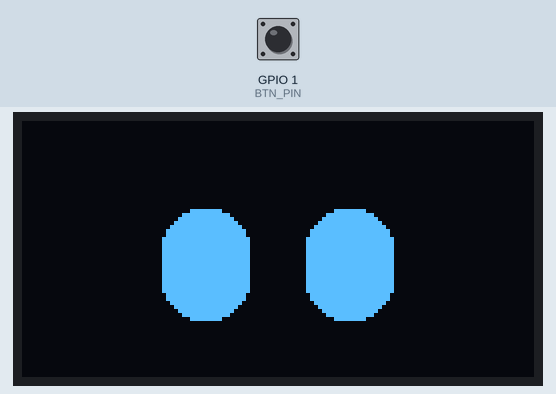
A sketch run on a simulated ESP32. On the bench: 128×64 one-colour display. The test bench sets the inputs (shaded band); at power-on: GPIO 1 (BTN_PIN) HIGH. Random numbers use the default seed unless the sketch sets one.

Above: at 4.2 s.
4.3 s: GPIO 1 (BTN_PIN) pulled LOW for 0.15 s
At 4.86 s:
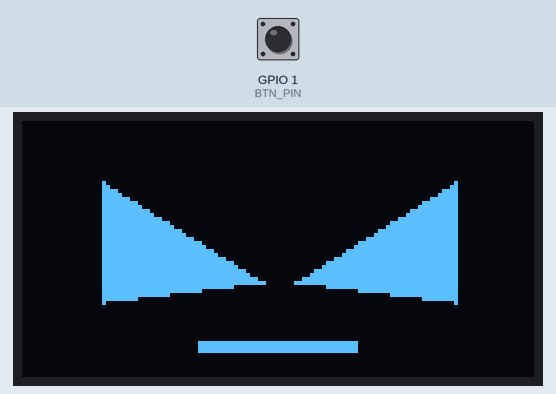
5.0 s: GPIO 1 (BTN_PIN) pulled LOW for 1 s
At 5.24 s:
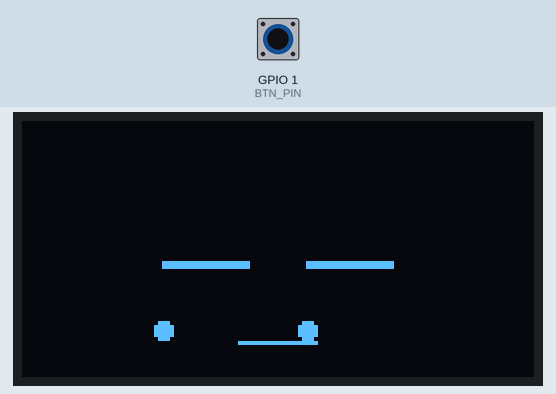
6.6 s: GPIO 1 (BTN_PIN) pulled LOW for 0.15 s
At 6.86 s:
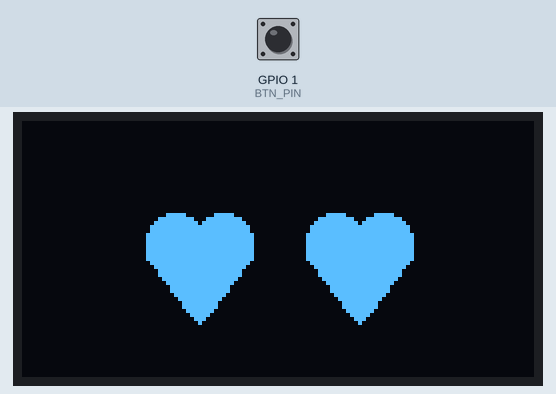
7.3 s: GPIO 1 (BTN_PIN) pulled LOW for 1 s
At 15.5 s:
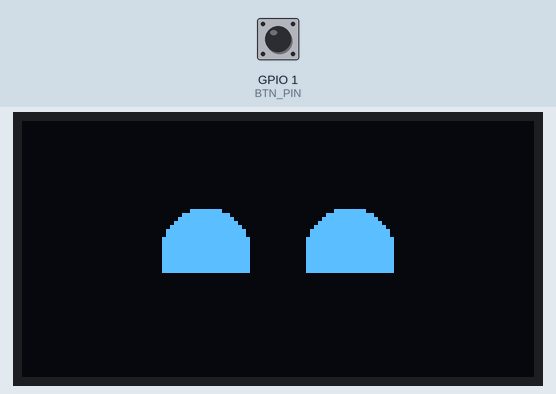
Timing chart, 0 to 16.6 s (numbered marks = the images above; inputs shaded):
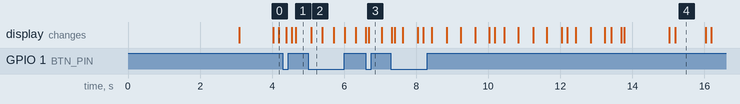

The sketch:

robot1.ino
```cpp
#include <Wire.h>
#include <Adafruit_GFX.h>
#include <Adafruit_SSD1306.h>

#define SCREEN_WIDTH 128
#define SCREEN_HEIGHT 64
#define SDA_PIN 8
#define SCL_PIN 9
#define BTN_PIN 1

Adafruit_SSD1306 display(SCREEN_WIDTH, SCREEN_HEIGHT, &Wire, -1);

enum State { IDLE, DROWSY, SLEEP, CURIOUS, EMOTION };
State robotState = IDLE;

unsigned long lastActivityTime = 0, stateTimer = 0;
int emotionType = 0;
float currentEyeOffset = 0;
int targetEyeOffset = 0;
float lerpSpeed = 0.25;

bool lastBtnState = HIGH;
bool isSmiling = false;

struct Particle { float x, y, speed; };
Particle tears[2];
Particle hearts[6];
Particle sleepZ[6];

void setup() {
  Wire.begin(SDA_PIN, SCL_PIN);
  pinMode(BTN_PIN, INPUT_PULLUP);
  display.begin(SSD1306_SWITCHCAPVCC, 0x3C);

  // --- MÀN HÌNH CHÀO ---
  display.clearDisplay();
  display.setTextSize(1);
  display.setTextColor(WHITE);
  display.setCursor(15, 15);
  display.print("ROBOT tuong tac");
  display.setTextSize(2);
  display.setCursor(20, 35);
  display.print("CAM XUC");
  display.display();
  delay(3000);

  // Khởi tạo các hạt
  for(int i=0; i<2; i++) { tears[i] = { (float)(35 + i*36), 52.0, (float)(random(10, 25)/10.0) }; }
  for(int i=0; i<6; i++) {
    hearts[i] = { (float)random(10, 118), (float)random(-64, 0), (float)(random(15, 30)/10.0) };
    // Chữ Z bắt đầu rơi từ phía trên màn hình (y < 0)
    sleepZ[i] = { (float)random(10, 110), (float)random(-100, 0), (float)(random(8, 15)/10.0) };
  }

  lastActivityTime = millis();
}

void loop() {
  checkTouch();
  updateFSM();

  if (abs(targetEyeOffset - currentEyeOffset) > 0.05) {
    currentEyeOffset += (targetEyeOffset - currentEyeOffset) * lerpSpeed;
  }

  renderRobot();
}

void checkTouch() {
  bool currentBtnState = digitalRead(BTN_PIN);
  if (currentBtnState == LOW && lastBtnState == HIGH) {
    delay(50);
    if (robotState == SLEEP || robotState == DROWSY) {
      robotState = CURIOUS; stateTimer = millis();
    } else {
      robotState = EMOTION;
      emotionType = (emotionType + 1) % 4;
      stateTimer = millis();
      if(emotionType == 3) {
        for(int i=0; i<6; i++) { hearts[i].y = random(-64, 0); }
      }
    }
    lastActivityTime = millis();
  }
  lastBtnState = currentBtnState;
}

void updateFSM() {
  unsigned long inactiveTime = millis() - lastActivityTime;
  if (robotState != EMOTION && robotState != CURIOUS) {
    if (inactiveTime > 20000) { robotState = CURIOUS; stateTimer = millis(); }
    else if (inactiveTime > 14000) robotState = SLEEP;
    else if (inactiveTime > 10000) robotState = DROWSY;
    else robotState = IDLE;
  }
  if ((robotState == EMOTION || robotState == CURIOUS) && (millis() - stateTimer > 6000)) {
    robotState = IDLE; lastActivityTime = millis();
  }
}

void renderRobot() {
  display.clearDisplay();
  switch (robotState) {
    case IDLE:
      if (millis() % 1500 < 20) {
        targetEyeOffset = random(-15, 16);
        isSmiling = (random(0, 10) < 3);
      }
      drawOriginalEyes((int)currentEyeOffset);
      break;
    case DROWSY:
      drawDrowsyEyes();
      break;
    case SLEEP:
      drawSleepEyes();
      break;
    case CURIOUS: {
      int curiousDir = (millis() % 600 < 300) ? -15 : 15;
      if (millis() % 400 < 80) {
        display.fillRect(42 + curiousDir - 10, 32, 20, 4, WHITE);
        display.fillRect(86 + curiousDir - 10, 32, 20, 4, WHITE);
      } else {
        drawCuriousEyes(curiousDir);
      }
      break;
    }
    case EMOTION:
      drawEmotions();
      break;
  }
  display.display();
}

void drawOriginalEyes(int offset) {
  if (millis() % 4000 < 150) {
    display.fillRect(35+offset, 32, 22, 4, WHITE);
    display.fillRect(71+offset, 32, 22, 4, WHITE);
  } else {
    display.fillRoundRect(35+offset, 22, 22, 28, 10, WHITE);
    display.fillRoundRect(71+offset, 22, 22, 28, 10, WHITE);
    if (isSmiling) {
      display.fillRect(35+offset, 38, 22, 12, BLACK);
      display.fillRect(71+offset, 38, 22, 12, BLACK);
    }
  }
}

void drawCuriousEyes(int offset) {
  display.fillCircle(42 + offset, 32, 14, WHITE);
  display.fillCircle(86 + offset, 32, 14, WHITE);
  display.fillCircle(42 + offset, 32, 3, BLACK);
  display.fillCircle(86 + offset, 32, 3, BLACK);
}

void drawSleepEyes() {
  display.drawFastHLine(35, 35, 22, WHITE);
  display.drawFastHLine(71, 35, 22, WHITE);

  // Hiệu ứng chữ z rơi từ đỉnh màn hình
  display.setTextSize(1);
  for(int i=0; i<6; i++) {
    display.setCursor(sleepZ[i].x, (int)sleepZ[i].y);
    display.print("z");
    sleepZ[i].y += sleepZ[i].speed;
    if(sleepZ[i].y > 64) {
      sleepZ[i].y = -10; // Reset lên trên đỉnh màn hình
      sleepZ[i].x = random(5, 120);
    }
  }

  display.drawCircle(64, 45, 2, WHITE);
  int d = (millis() / 200) % 12;
  display.fillCircle(64, 48 + d, 1, WHITE);
}

void drawDrowsyEyes() {
  if (millis() % 600 < 100) {
    display.fillRect(35, 32, 22, 4, WHITE);
    display.fillRect(71, 32, 22, 4, WHITE);
  } else {
    display.fillRoundRect(35, 30, 22, 8, 3, WHITE);
    display.fillRoundRect(71, 30, 22, 8, 3, WHITE);
  }
  display.drawCircle(64, 50, 4, WHITE);
}

// Vẽ trái tim đặc hoàn toàn
void drawHeart(int x, int y, int size) {
  display.fillCircle(x - size/2, y, size/2, WHITE);
  display.fillCircle(x + size/2, y, size/2, WHITE);
  display.fillTriangle(x - size, y + size/4, x + size, y + size/4, x, y + size, WHITE);
}

void drawEmotions() {
  switch (emotionType) {
    case 0: { // VUI
      int bounce = (millis() % 800 < 400) ? 0 : -3;
      if (millis() % 2000 < 150) {
        display.fillRect(35, 35 + bounce, 22, 4, WHITE);
        display.fillRect(71, 35 + bounce, 22, 4, WHITE);
      } else {
        display.drawCircleHelper(45, 38 + bounce, 18, 1, WHITE);
        display.drawCircleHelper(45, 39 + bounce, 18, 1, WHITE);
        display.drawCircleHelper(83, 38 + bounce, 18, 1, WHITE);
        display.drawCircleHelper(83, 39 + bounce, 18, 1, WHITE);
      }
      display.fillRoundRect(54, 52 + bounce, 20, 8, 4, WHITE);
      break;
    }
    case 1: { // GIẬN
      if (millis() % 500 < 100) {
        display.fillRect(35, 32, 22, 4, WHITE);
        display.fillRect(71, 32, 22, 4, WHITE);
      } else {
        display.fillTriangle(20, 15, 60, 40, 20, 45, WHITE);
        display.fillTriangle(108, 15, 68, 40, 108, 45, WHITE);
      }
      display.fillRect(44, 55, 40, 3, WHITE);
      break;
    }
    case 2: { // BUỒN
      if (millis() % 5000 < 400) {
        display.fillRect(35, 35, 22, 2, WHITE);
        display.fillRect(71, 35, 22, 2, WHITE);
      } else {
        display.fillRoundRect(35, 30, 22, 12, 4, WHITE);
        display.fillRoundRect(71, 30, 22, 12, 4, WHITE);
      }
      display.drawFastHLine(54, 55, 20, WHITE);
      for(int i=0; i<2; i++) {
        display.fillCircle(tears[i].x, tears[i].y, 2, WHITE);
        tears[i].y += tears[i].speed;
        if(tears[i].y > 64) tears[i].y = 45;
      }
      break;
    }
    case 3: { // YÊU + TIM ZOOM ĐẶC
      unsigned long elapsed = millis() - stateTimer;
      if (elapsed < 3000) {
        display.fillCircle(38, 30, 7, WHITE); display.fillCircle(50, 30, 7, WHITE);
        display.fillTriangle(31, 33, 57, 33, 44, 50, WHITE);
        display.fillCircle(78, 30, 7, WHITE); display.fillCircle(90, 30, 7, WHITE);
        display.fillTriangle(71, 33, 97, 33, 84, 50, WHITE);
        for(int i=0; i<6; i++) {
          drawHeart(hearts[i].x, hearts[i].y, 4);
          hearts[i].y += hearts[i].speed;
          if(hearts[i].y > 64) { hearts[i].y = -5; hearts[i].x = random(10, 118); }
        }
      } else {
        int heartSize = (elapsed - 3000) / 40;
        if (heartSize > 70) {
          heartSize = 70 + (millis() % 200 < 100 ? 5 : 0);
        }
        drawHeart(64, 32 - (heartSize/4), heartSize); // Luôn là màu trắng đặc
      }
      break;
    }
  }
}
```

Measured:
- after the input at 4.3 s, the display: changes after 0.09 s (image 1)
